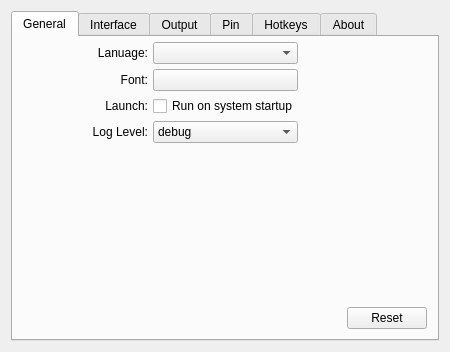
<?xml version="1.0" encoding="UTF-8"?>
<ui version="4.0">
 <class>PrefManage</class>
 <widget class="QWidget" name="PrefManage">
  <property name="geometry">
   <rect>
    <x>0</x>
    <y>0</y>
    <width>450</width>
    <height>347</height>
   </rect>
  </property>
  <property name="minimumSize">
   <size>
    <width>450</width>
    <height>0</height>
   </size>
  </property>
  <property name="windowTitle">
   <string>Flipped Preferences</string>
  </property>
  <layout class="QHBoxLayout" name="horizontalLayout_15">
   <item>
    <widget class="QTabWidget" name="tabWidget">
     <property name="enabled">
      <bool>true</bool>
     </property>
     <property name="tabShape">
      <enum>QTabWidget::Rounded</enum>
     </property>
     <property name="currentIndex">
      <number>0</number>
     </property>
     <widget class="QWidget" name="tabGeneral">
      <attribute name="title">
       <string>General</string>
      </attribute>
      <layout class="QHBoxLayout" name="horizontalLayout_2">
       <property name="spacing">
        <number>0</number>
       </property>
       <property name="leftMargin">
        <number>0</number>
       </property>
       <property name="topMargin">
        <number>0</number>
       </property>
       <property name="rightMargin">
        <number>0</number>
       </property>
       <property name="bottomMargin">
        <number>0</number>
       </property>
       <item>
        <layout class="QGridLayout" name="gridLayout" rowstretch="1,1,1,1,3,0" columnstretch="5,1,5">
         <property name="leftMargin">
          <number>10</number>
         </property>
         <property name="topMargin">
          <number>5</number>
         </property>
         <property name="rightMargin">
          <number>10</number>
         </property>
         <property name="bottomMargin">
          <number>10</number>
         </property>
         <property name="spacing">
          <number>5</number>
         </property>
         <item row="2" column="1">
          <widget class="QCheckBox" name="cbAutoRun">
           <property name="text">
            <string>Run on system startup</string>
           </property>
          </widget>
         </item>
         <item row="0" column="2">
          <spacer name="horizontalSpacer">
           <property name="orientation">
            <enum>Qt::Horizontal</enum>
           </property>
           <property name="sizeHint" stdset="0">
            <size>
             <width>40</width>
             <height>20</height>
            </size>
           </property>
          </spacer>
         </item>
         <item row="0" column="0">
          <widget class="QLabel" name="label">
           <property name="text">
            <string>Lanuage:</string>
           </property>
           <property name="alignment">
            <set>Qt::AlignRight|Qt::AlignTrailing|Qt::AlignVCenter</set>
           </property>
          </widget>
         </item>
         <item row="3" column="0">
          <widget class="QLabel" name="label_4">
           <property name="text">
            <string>Log Level:</string>
           </property>
           <property name="alignment">
            <set>Qt::AlignRight|Qt::AlignTrailing|Qt::AlignVCenter</set>
           </property>
          </widget>
         </item>
         <item row="3" column="1">
          <widget class="QComboBox" name="cbLogLevel">
           <item>
            <property name="text">
             <string>debug</string>
            </property>
           </item>
           <item>
            <property name="text">
             <string>trace</string>
            </property>
           </item>
           <item>
            <property name="text">
             <string>info</string>
            </property>
           </item>
           <item>
            <property name="text">
             <string>warn</string>
            </property>
           </item>
           <item>
            <property name="text">
             <string>error</string>
            </property>
           </item>
           <item>
            <property name="text">
             <string>critical</string>
            </property>
           </item>
           <item>
            <property name="text">
             <string>off</string>
            </property>
           </item>
          </widget>
         </item>
         <item row="1" column="1">
          <widget class="QPushButton" name="btnFont">
           <property name="styleSheet">
            <string notr="true">text-align: left</string>
           </property>
           <property name="text">
            <string/>
           </property>
          </widget>
         </item>
         <item row="2" column="0">
          <widget class="QLabel" name="label_3">
           <property name="text">
            <string>Launch:</string>
           </property>
           <property name="alignment">
            <set>Qt::AlignRight|Qt::AlignTrailing|Qt::AlignVCenter</set>
           </property>
          </widget>
         </item>
         <item row="0" column="1">
          <widget class="QComboBox" name="cbLanuage"/>
         </item>
         <item row="1" column="0">
          <widget class="QLabel" name="label_2">
           <property name="text">
            <string>Font:</string>
           </property>
           <property name="alignment">
            <set>Qt::AlignRight|Qt::AlignTrailing|Qt::AlignVCenter</set>
           </property>
          </widget>
         </item>
         <item row="4" column="1">
          <spacer name="verticalSpacer">
           <property name="orientation">
            <enum>Qt::Vertical</enum>
           </property>
           <property name="sizeHint" stdset="0">
            <size>
             <width>20</width>
             <height>40</height>
            </size>
           </property>
          </spacer>
         </item>
         <item row="5" column="0" colspan="3">
          <layout class="QHBoxLayout" name="horizontalLayout" stretch="7,0">
           <property name="spacing">
            <number>0</number>
           </property>
           <item>
            <spacer name="horizontalSpacer_2">
             <property name="orientation">
              <enum>Qt::Horizontal</enum>
             </property>
             <property name="sizeHint" stdset="0">
              <size>
               <width>40</width>
               <height>20</height>
              </size>
             </property>
            </spacer>
           </item>
           <item>
            <widget class="QPushButton" name="generalReset">
             <property name="text">
              <string>Reset</string>
             </property>
            </widget>
           </item>
          </layout>
         </item>
        </layout>
       </item>
      </layout>
     </widget>
     <widget class="QWidget" name="tabInterface">
      <attribute name="title">
       <string>Interface</string>
      </attribute>
      <layout class="QHBoxLayout" name="horizontalLayout_4">
       <property name="spacing">
        <number>0</number>
       </property>
       <property name="leftMargin">
        <number>0</number>
       </property>
       <property name="topMargin">
        <number>0</number>
       </property>
       <property name="rightMargin">
        <number>0</number>
       </property>
       <property name="bottomMargin">
        <number>0</number>
       </property>
       <item>
        <layout class="QGridLayout" name="interfaceLayout" rowstretch="0,0,0,0,0,0,0,0,0,0,0,0" columnstretch="7,3,4">
         <property name="leftMargin">
          <number>10</number>
         </property>
         <property name="topMargin">
          <number>5</number>
         </property>
         <property name="rightMargin">
          <number>10</number>
         </property>
         <property name="bottomMargin">
          <number>10</number>
         </property>
         <property name="spacing">
          <number>5</number>
         </property>
         <item row="0" column="0">
          <widget class="QLabel" name="label_5">
           <property name="text">
            <string>Border Style:</string>
           </property>
           <property name="alignment">
            <set>Qt::AlignRight|Qt::AlignTrailing|Qt::AlignVCenter</set>
           </property>
          </widget>
         </item>
         <item row="6" column="0" colspan="3">
          <widget class="Line" name="line_2">
           <property name="orientation">
            <enum>Qt::Horizontal</enum>
           </property>
          </widget>
         </item>
         <item row="3" column="0" colspan="3">
          <widget class="Line" name="line">
           <property name="maximumSize">
            <size>
             <width>16777215</width>
             <height>3</height>
            </size>
           </property>
           <property name="orientation">
            <enum>Qt::Horizontal</enum>
           </property>
          </widget>
         </item>
         <item row="0" column="1">
          <widget class="QComboBox" name="cbBorderStyle"/>
         </item>
         <item row="2" column="1">
          <widget class="QSpinBox" name="spBorderWidth">
           <property name="maximum">
            <number>100</number>
           </property>
          </widget>
         </item>
         <item row="9" column="1">
          <widget class="QCheckBox" name="cbAutoCopy2clipboard">
           <property name="text">
            <string>Auto copy to clipboard</string>
           </property>
           <property name="checked">
            <bool>false</bool>
           </property>
          </widget>
         </item>
         <item row="2" column="0">
          <widget class="QLabel" name="label_6">
           <property name="text">
            <string>Border Width:</string>
           </property>
           <property name="alignment">
            <set>Qt::AlignRight|Qt::AlignTrailing|Qt::AlignVCenter</set>
           </property>
          </widget>
         </item>
         <item row="4" column="0">
          <widget class="QLabel" name="label_7">
           <property name="text">
            <string>Crosshair Color:</string>
           </property>
           <property name="alignment">
            <set>Qt::AlignRight|Qt::AlignTrailing|Qt::AlignVCenter</set>
           </property>
          </widget>
         </item>
         <item row="11" column="0" colspan="3">
          <layout class="QHBoxLayout" name="horizontalLayout_3" stretch="7,0">
           <property name="spacing">
            <number>0</number>
           </property>
           <item>
            <spacer name="horizontalSpacer_3">
             <property name="orientation">
              <enum>Qt::Horizontal</enum>
             </property>
             <property name="sizeHint" stdset="0">
              <size>
               <width>40</width>
               <height>20</height>
              </size>
             </property>
            </spacer>
           </item>
           <item>
            <widget class="QPushButton" name="interfaceReset">
             <property name="text">
              <string>Reset</string>
             </property>
            </widget>
           </item>
          </layout>
         </item>
         <item row="0" column="2">
          <spacer name="horizontalSpacer_4">
           <property name="orientation">
            <enum>Qt::Horizontal</enum>
           </property>
           <property name="sizeHint" stdset="0">
            <size>
             <width>40</width>
             <height>20</height>
            </size>
           </property>
          </spacer>
         </item>
         <item row="5" column="1">
          <widget class="QSpinBox" name="spCrosshairWidth">
           <property name="maximum">
            <number>100</number>
           </property>
          </widget>
         </item>
         <item row="1" column="0">
          <widget class="QLabel" name="label_8">
           <property name="text">
            <string>Border Color</string>
           </property>
           <property name="alignment">
            <set>Qt::AlignRight|Qt::AlignTrailing|Qt::AlignVCenter</set>
           </property>
          </widget>
         </item>
         <item row="10" column="1">
          <spacer name="verticalSpacer_2">
           <property name="orientation">
            <enum>Qt::Vertical</enum>
           </property>
           <property name="sizeHint" stdset="0">
            <size>
             <width>20</width>
             <height>40</height>
            </size>
           </property>
          </spacer>
         </item>
         <item row="7" column="1">
          <widget class="QCheckBox" name="cbAutoDetectWindows">
           <property name="text">
            <string>Auto detect windows</string>
           </property>
           <property name="checked">
            <bool>false</bool>
           </property>
          </widget>
         </item>
         <item row="8" column="1">
          <widget class="QCheckBox" name="cbCrosshair">
           <property name="text">
            <string>Crosshair</string>
           </property>
          </widget>
         </item>
         <item row="5" column="0">
          <widget class="QLabel" name="label_9">
           <property name="text">
            <string>Crosshair Width:</string>
           </property>
           <property name="alignment">
            <set>Qt::AlignRight|Qt::AlignTrailing|Qt::AlignVCenter</set>
           </property>
          </widget>
         </item>
        </layout>
       </item>
      </layout>
     </widget>
     <widget class="QWidget" name="tabOutput">
      <attribute name="title">
       <string>Output</string>
      </attribute>
      <layout class="QHBoxLayout" name="horizontalLayout_8">
       <property name="spacing">
        <number>0</number>
       </property>
       <property name="leftMargin">
        <number>0</number>
       </property>
       <property name="topMargin">
        <number>0</number>
       </property>
       <property name="rightMargin">
        <number>0</number>
       </property>
       <property name="bottomMargin">
        <number>0</number>
       </property>
       <item>
        <layout class="QGridLayout" name="gridLayout_3">
         <property name="leftMargin">
          <number>10</number>
         </property>
         <property name="topMargin">
          <number>5</number>
         </property>
         <property name="rightMargin">
          <number>10</number>
         </property>
         <property name="bottomMargin">
          <number>10</number>
         </property>
         <property name="spacing">
          <number>5</number>
         </property>
         <item row="0" column="0">
          <layout class="QHBoxLayout" name="horizontalLayout_5" stretch="1,1,2">
           <item>
            <widget class="QLabel" name="label_10">
             <property name="text">
              <string>Image quailty:</string>
             </property>
             <property name="alignment">
              <set>Qt::AlignLeading|Qt::AlignLeft|Qt::AlignVCenter</set>
             </property>
            </widget>
           </item>
           <item>
            <widget class="QSpinBox" name="sbImageQuailty">
             <property name="minimum">
              <number>-1</number>
             </property>
             <property name="maximum">
              <number>100</number>
             </property>
             <property name="value">
              <number>0</number>
             </property>
            </widget>
           </item>
           <item>
            <spacer name="horizontalSpacer_5">
             <property name="orientation">
              <enum>Qt::Horizontal</enum>
             </property>
             <property name="sizeHint" stdset="0">
              <size>
               <width>40</width>
               <height>20</height>
              </size>
             </property>
            </spacer>
           </item>
          </layout>
         </item>
         <item row="4" column="0">
          <layout class="QHBoxLayout" name="horizontalLayout_6" stretch="7,0">
           <property name="spacing">
            <number>0</number>
           </property>
           <item>
            <spacer name="horizontalSpacer_6">
             <property name="orientation">
              <enum>Qt::Horizontal</enum>
             </property>
             <property name="sizeHint" stdset="0">
              <size>
               <width>40</width>
               <height>20</height>
              </size>
             </property>
            </spacer>
           </item>
           <item>
            <widget class="QPushButton" name="outputReset">
             <property name="text">
              <string>Reset</string>
             </property>
            </widget>
           </item>
          </layout>
         </item>
         <item row="2" column="0">
          <widget class="QGroupBox" name="groupBox">
           <property name="title">
            <string>Path Save</string>
           </property>
           <layout class="QHBoxLayout" name="horizontalLayout_7">
            <item>
             <layout class="QGridLayout" name="gridLayout_4">
              <property name="horizontalSpacing">
               <number>5</number>
              </property>
              <property name="verticalSpacing">
               <number>3</number>
              </property>
              <item row="1" column="0" colspan="3">
               <widget class="QLineEdit" name="leFileName">
                <property name="text">
                 <string/>
                </property>
               </widget>
              </item>
              <item row="11" column="0" colspan="3">
               <widget class="QLineEdit" name="leAutoSave"/>
              </item>
              <item row="5" column="0" colspan="3">
               <widget class="QLineEdit" name="leConfig"/>
              </item>
              <item row="2" column="0">
               <spacer name="verticalSpacer_6">
                <property name="orientation">
                 <enum>Qt::Vertical</enum>
                </property>
                <property name="sizeHint" stdset="0">
                 <size>
                  <width>20</width>
                  <height>10</height>
                 </size>
                </property>
               </spacer>
              </item>
              <item row="7" column="0" colspan="2">
               <widget class="QCheckBox" name="cbQuickSave">
                <property name="text">
                 <string>Quick save</string>
                </property>
                <property name="checked">
                 <bool>false</bool>
                </property>
               </widget>
              </item>
              <item row="10" column="0" colspan="2">
               <widget class="QCheckBox" name="cbAutoSave">
                <property name="text">
                 <string>Auto save</string>
                </property>
               </widget>
              </item>
              <item row="0" column="0" colspan="2">
               <widget class="QLabel" name="label_12">
                <property name="text">
                 <string>File Name</string>
                </property>
                <property name="alignment">
                 <set>Qt::AlignLeading|Qt::AlignLeft|Qt::AlignVCenter</set>
                </property>
               </widget>
              </item>
              <item row="6" column="0">
               <spacer name="verticalSpacer_5">
                <property name="orientation">
                 <enum>Qt::Vertical</enum>
                </property>
                <property name="sizeHint" stdset="0">
                 <size>
                  <width>20</width>
                  <height>10</height>
                 </size>
                </property>
               </spacer>
              </item>
              <item row="8" column="0" colspan="3">
               <widget class="QLineEdit" name="leQuickSave"/>
              </item>
              <item row="3" column="0" colspan="2">
               <widget class="QLabel" name="label_11">
                <property name="text">
                 <string>Config</string>
                </property>
                <property name="alignment">
                 <set>Qt::AlignLeading|Qt::AlignLeft|Qt::AlignVCenter</set>
                </property>
               </widget>
              </item>
              <item row="9" column="0">
               <spacer name="verticalSpacer_3">
                <property name="orientation">
                 <enum>Qt::Vertical</enum>
                </property>
                <property name="sizeHint" stdset="0">
                 <size>
                  <width>20</width>
                  <height>10</height>
                 </size>
                </property>
               </spacer>
              </item>
              <item row="7" column="2">
               <widget class="QPushButton" name="btnQuickSave">
                <property name="maximumSize">
                 <size>
                  <width>80</width>
                  <height>16777215</height>
                 </size>
                </property>
                <property name="text">
                 <string>Select</string>
                </property>
               </widget>
              </item>
              <item row="10" column="2">
               <widget class="QPushButton" name="btnAutoSave">
                <property name="maximumSize">
                 <size>
                  <width>80</width>
                  <height>16777215</height>
                 </size>
                </property>
                <property name="text">
                 <string>Select</string>
                </property>
               </widget>
              </item>
              <item row="3" column="2">
               <widget class="QPushButton" name="btnConfig">
                <property name="maximumSize">
                 <size>
                  <width>80</width>
                  <height>16777215</height>
                 </size>
                </property>
                <property name="text">
                 <string>Select</string>
                </property>
               </widget>
              </item>
             </layout>
            </item>
           </layout>
          </widget>
         </item>
         <item row="3" column="0">
          <spacer name="verticalSpacer_7">
           <property name="orientation">
            <enum>Qt::Vertical</enum>
           </property>
           <property name="sizeHint" stdset="0">
            <size>
             <width>20</width>
             <height>10</height>
            </size>
           </property>
          </spacer>
         </item>
         <item row="1" column="0">
          <spacer name="verticalSpacer_8">
           <property name="orientation">
            <enum>Qt::Vertical</enum>
           </property>
           <property name="sizeHint" stdset="0">
            <size>
             <width>20</width>
             <height>10</height>
            </size>
           </property>
          </spacer>
         </item>
        </layout>
       </item>
      </layout>
     </widget>
     <widget class="QWidget" name="tabPin">
      <attribute name="title">
       <string>Pin</string>
      </attribute>
      <layout class="QHBoxLayout" name="horizontalLayout_10">
       <property name="spacing">
        <number>0</number>
       </property>
       <property name="leftMargin">
        <number>0</number>
       </property>
       <property name="topMargin">
        <number>0</number>
       </property>
       <property name="rightMargin">
        <number>0</number>
       </property>
       <property name="bottomMargin">
        <number>0</number>
       </property>
       <item>
        <layout class="QGridLayout" name="gridLayout_5" columnstretch="1,1,2,1">
         <property name="leftMargin">
          <number>10</number>
         </property>
         <property name="topMargin">
          <number>5</number>
         </property>
         <property name="rightMargin">
          <number>10</number>
         </property>
         <property name="bottomMargin">
          <number>10</number>
         </property>
         <property name="spacing">
          <number>5</number>
         </property>
         <item row="0" column="1">
          <widget class="QLabel" name="label_13">
           <property name="text">
            <string>Opacity:</string>
           </property>
           <property name="alignment">
            <set>Qt::AlignRight|Qt::AlignTrailing|Qt::AlignVCenter</set>
           </property>
          </widget>
         </item>
         <item row="1" column="1">
          <widget class="QLabel" name="label_14">
           <property name="text">
            <string>Maximum size:</string>
           </property>
           <property name="alignment">
            <set>Qt::AlignRight|Qt::AlignTrailing|Qt::AlignVCenter</set>
           </property>
          </widget>
         </item>
         <item row="1" column="2">
          <widget class="QSpinBox" name="sbMaxSize">
           <property name="maximumSize">
            <size>
             <width>80</width>
             <height>16777215</height>
            </size>
           </property>
           <property name="maximum">
            <number>100000</number>
           </property>
           <property name="singleStep">
            <number>50</number>
           </property>
           <property name="value">
            <number>0</number>
           </property>
          </widget>
         </item>
         <item row="0" column="2">
          <widget class="QSpinBox" name="sbOpacity">
           <property name="maximumSize">
            <size>
             <width>80</width>
             <height>16777215</height>
            </size>
           </property>
           <property name="suffix">
            <string>%</string>
           </property>
           <property name="maximum">
            <number>100</number>
           </property>
           <property name="singleStep">
            <number>10</number>
           </property>
          </widget>
         </item>
         <item row="0" column="3">
          <spacer name="horizontalSpacer_7">
           <property name="orientation">
            <enum>Qt::Horizontal</enum>
           </property>
           <property name="sizeHint" stdset="0">
            <size>
             <width>40</width>
             <height>20</height>
            </size>
           </property>
          </spacer>
         </item>
         <item row="2" column="1">
          <spacer name="verticalSpacer_9">
           <property name="orientation">
            <enum>Qt::Vertical</enum>
           </property>
           <property name="sizeHint" stdset="0">
            <size>
             <width>20</width>
             <height>40</height>
            </size>
           </property>
          </spacer>
         </item>
         <item row="0" column="0">
          <spacer name="horizontalSpacer_8">
           <property name="orientation">
            <enum>Qt::Horizontal</enum>
           </property>
           <property name="sizeHint" stdset="0">
            <size>
             <width>40</width>
             <height>20</height>
            </size>
           </property>
          </spacer>
         </item>
         <item row="3" column="0" colspan="4">
          <layout class="QHBoxLayout" name="horizontalLayout_9" stretch="7,0">
           <property name="spacing">
            <number>0</number>
           </property>
           <item>
            <spacer name="horizontalSpacer_9">
             <property name="orientation">
              <enum>Qt::Horizontal</enum>
             </property>
             <property name="sizeHint" stdset="0">
              <size>
               <width>40</width>
               <height>20</height>
              </size>
             </property>
            </spacer>
           </item>
           <item>
            <widget class="QPushButton" name="pinReset">
             <property name="text">
              <string>Reset</string>
             </property>
            </widget>
           </item>
          </layout>
         </item>
        </layout>
       </item>
      </layout>
     </widget>
     <widget class="QWidget" name="tabHotkeys">
      <attribute name="title">
       <string>Hotkeys</string>
      </attribute>
      <layout class="QHBoxLayout" name="horizontalLayout_12">
       <property name="spacing">
        <number>0</number>
       </property>
       <property name="leftMargin">
        <number>0</number>
       </property>
       <property name="topMargin">
        <number>0</number>
       </property>
       <property name="rightMargin">
        <number>0</number>
       </property>
       <property name="bottomMargin">
        <number>0</number>
       </property>
       <item>
        <layout class="QGridLayout" name="hotkeyLayout">
         <property name="leftMargin">
          <number>10</number>
         </property>
         <property name="topMargin">
          <number>5</number>
         </property>
         <property name="rightMargin">
          <number>10</number>
         </property>
         <property name="bottomMargin">
          <number>10</number>
         </property>
         <property name="spacing">
          <number>5</number>
         </property>
         <item row="4" column="0" colspan="4">
          <layout class="QHBoxLayout" name="horizontalLayout_11" stretch="7,0">
           <property name="spacing">
            <number>0</number>
           </property>
           <item>
            <spacer name="horizontalSpacer_11">
             <property name="orientation">
              <enum>Qt::Horizontal</enum>
             </property>
             <property name="sizeHint" stdset="0">
              <size>
               <width>40</width>
               <height>20</height>
              </size>
             </property>
            </spacer>
           </item>
           <item>
            <widget class="QPushButton" name="hotkeysReset">
             <property name="text">
              <string>Reset</string>
             </property>
            </widget>
           </item>
          </layout>
         </item>
         <item row="0" column="0">
          <spacer name="horizontalSpacer_14">
           <property name="orientation">
            <enum>Qt::Horizontal</enum>
           </property>
           <property name="sizeHint" stdset="0">
            <size>
             <width>15</width>
             <height>20</height>
            </size>
           </property>
          </spacer>
         </item>
         <item row="3" column="1">
          <spacer name="verticalSpacer_10">
           <property name="orientation">
            <enum>Qt::Vertical</enum>
           </property>
           <property name="sizeHint" stdset="0">
            <size>
             <width>13</width>
             <height>20</height>
            </size>
           </property>
          </spacer>
         </item>
         <item row="0" column="1">
          <widget class="QLabel" name="label_17">
           <property name="text">
            <string>Capture:</string>
           </property>
           <property name="alignment">
            <set>Qt::AlignRight|Qt::AlignTrailing|Qt::AlignVCenter</set>
           </property>
          </widget>
         </item>
         <item row="0" column="3">
          <spacer name="horizontalSpacer_15">
           <property name="orientation">
            <enum>Qt::Horizontal</enum>
           </property>
           <property name="sizeHint" stdset="0">
            <size>
             <width>15</width>
             <height>20</height>
            </size>
           </property>
          </spacer>
         </item>
         <item row="1" column="1">
          <widget class="QLabel" name="label_16">
           <property name="text">
            <string>Delay capture:</string>
           </property>
           <property name="alignment">
            <set>Qt::AlignRight|Qt::AlignTrailing|Qt::AlignVCenter</set>
           </property>
          </widget>
         </item>
         <item row="2" column="1">
          <widget class="QLabel" name="label_15">
           <property name="text">
            <string>Full screen capture:</string>
           </property>
           <property name="alignment">
            <set>Qt::AlignRight|Qt::AlignTrailing|Qt::AlignVCenter</set>
           </property>
          </widget>
         </item>
         <item row="3" column="2">
          <spacer name="horizontalSpacer_10">
           <property name="orientation">
            <enum>Qt::Horizontal</enum>
           </property>
           <property name="sizeHint" stdset="0">
            <size>
             <width>13</width>
             <height>17</height>
            </size>
           </property>
          </spacer>
         </item>
        </layout>
       </item>
      </layout>
     </widget>
     <widget class="QWidget" name="tabAbout">
      <attribute name="title">
       <string>About</string>
      </attribute>
      <layout class="QVBoxLayout" name="verticalLayout_2" stretch="5,1,3,4">
       <property name="spacing">
        <number>5</number>
       </property>
       <property name="leftMargin">
        <number>10</number>
       </property>
       <property name="topMargin">
        <number>5</number>
       </property>
       <property name="rightMargin">
        <number>10</number>
       </property>
       <property name="bottomMargin">
        <number>10</number>
       </property>
       <item>
        <layout class="QHBoxLayout" name="horizontalLayout_14" stretch="0,10,0">
         <property name="spacing">
          <number>5</number>
         </property>
         <item>
          <spacer name="horizontalSpacer_12">
           <property name="orientation">
            <enum>Qt::Horizontal</enum>
           </property>
           <property name="sizeHint" stdset="0">
            <size>
             <width>40</width>
             <height>20</height>
            </size>
           </property>
          </spacer>
         </item>
         <item>
          <layout class="QGridLayout" name="gridLayout_8">
           <item row="2" column="1" colspan="2">
            <widget class="QLabel" name="label_30">
             <property name="text">
              <string>Copyright © 2023 &lt;a style='color: green;' href=https://github.com/XMuli&gt; XMuli&lt;/a&gt;</string>
             </property>
             <property name="openExternalLinks">
              <bool>true</bool>
             </property>
             <property name="textInteractionFlags">
              <set>Qt::LinksAccessibleByMouse</set>
             </property>
            </widget>
           </item>
           <item row="0" column="1">
            <widget class="QLabel" name="label_27">
             <property name="font">
              <font>
               <pointsize>18</pointsize>
              </font>
             </property>
             <property name="text">
              <string>&lt;a style=&quot;color: black;&quot; style=&quot;text-decoration:none;&quot;  href=https://github.com/XMuli/FlippedPackage&gt;FLIPPED&lt;/a&gt;</string>
             </property>
             <property name="scaledContents">
              <bool>false</bool>
             </property>
             <property name="openExternalLinks">
              <bool>true</bool>
             </property>
             <property name="textInteractionFlags">
              <set>Qt::LinksAccessibleByMouse</set>
             </property>
            </widget>
           </item>
           <item row="1" column="1" colspan="2">
            <widget class="QLabel" name="labVersion">
             <property name="text">
              <string/>
             </property>
             <property name="textInteractionFlags">
              <set>Qt::LinksAccessibleByMouse</set>
             </property>
            </widget>
           </item>
           <item row="0" column="0" rowspan="3">
            <widget class="QLabel" name="labLogo">
             <property name="text">
              <string/>
             </property>
             <property name="pixmap">
              <pixmap resource="../Resources.qrc">:/resources/Logo.png</pixmap>
             </property>
             <property name="alignment">
              <set>Qt::AlignCenter</set>
             </property>
             <property name="openExternalLinks">
              <bool>false</bool>
             </property>
            </widget>
           </item>
           <item row="3" column="0" colspan="3">
            <widget class="QLabel" name="label_29">
             <property name="text">
              <string>simple and beautiful cross-platform screenshot software.</string>
             </property>
             <property name="alignment">
              <set>Qt::AlignCenter</set>
             </property>
            </widget>
           </item>
          </layout>
         </item>
         <item>
          <spacer name="horizontalSpacer_13">
           <property name="orientation">
            <enum>Qt::Horizontal</enum>
           </property>
           <property name="sizeHint" stdset="0">
            <size>
             <width>40</width>
             <height>20</height>
            </size>
           </property>
          </spacer>
         </item>
        </layout>
       </item>
       <item>
        <spacer name="verticalSpacer_11">
         <property name="orientation">
          <enum>Qt::Vertical</enum>
         </property>
         <property name="sizeHint" stdset="0">
          <size>
           <width>13</width>
           <height>23</height>
          </size>
         </property>
        </spacer>
       </item>
       <item>
        <widget class="QGroupBox" name="groupBox_2">
         <property name="title">
          <string>About</string>
         </property>
         <layout class="QHBoxLayout" name="horizontalLayout_13">
          <item>
           <layout class="QGridLayout" name="gridLayout_7" columnstretch="1,0,1,2,1">
            <item row="1" column="0">
             <widget class="QLabel" name="label_18">
              <property name="text">
               <string>Feedback</string>
              </property>
              <property name="alignment">
               <set>Qt::AlignCenter</set>
              </property>
             </widget>
            </item>
            <item row="2" column="2">
             <widget class="QLabel" name="labQt">
              <property name="text">
               <string>QT</string>
              </property>
              <property name="alignment">
               <set>Qt::AlignCenter</set>
              </property>
             </widget>
            </item>
            <item row="0" column="3">
             <widget class="QLabel" name="label_23">
              <property name="text">
               <string>iCancely</string>
              </property>
              <property name="alignment">
               <set>Qt::AlignLeading|Qt::AlignLeft|Qt::AlignVCenter</set>
              </property>
             </widget>
            </item>
            <item row="1" column="3">
             <widget class="QLabel" name="label_20">
              <property name="text">
               <string>&lt;a style=&quot;color: green;&quot; href=&quot;https://qm.qq.com/cgi-bin/qm/qr?k=jsD03QzMohGZm0TqYAFh3BvKOpCGlTcT&amp;jump_from=webapi&amp;authKey=DMUwiCQ6ta95PoH8JmtZ+Jz9y7Ozg3yinEsxmm92rNXZRVeMPD7NRgjU+dmUI8Xu&quot;&gt;418103279</string>
              </property>
              <property name="textFormat">
               <enum>Qt::RichText</enum>
              </property>
              <property name="alignment">
               <set>Qt::AlignLeading|Qt::AlignLeft|Qt::AlignVCenter</set>
              </property>
              <property name="openExternalLinks">
               <bool>true</bool>
              </property>
              <property name="textInteractionFlags">
               <set>Qt::LinksAccessibleByMouse|Qt::TextSelectableByMouse</set>
              </property>
             </widget>
            </item>
            <item row="0" column="0">
             <widget class="QLabel" name="label_21">
              <property name="text">
               <string>Acknowledgements</string>
              </property>
              <property name="alignment">
               <set>Qt::AlignCenter</set>
              </property>
             </widget>
            </item>
            <item row="2" column="3">
             <widget class="QLabel" name="labQHotkey">
              <property name="text">
               <string>QHotkey</string>
              </property>
              <property name="alignment">
               <set>Qt::AlignLeading|Qt::AlignLeft|Qt::AlignVCenter</set>
              </property>
             </widget>
            </item>
            <item row="2" column="0">
             <widget class="QLabel" name="labLicenses">
              <property name="text">
               <string>Licenses</string>
              </property>
              <property name="alignment">
               <set>Qt::AlignCenter</set>
              </property>
             </widget>
            </item>
            <item row="0" column="1" rowspan="3">
             <widget class="Line" name="line_3">
              <property name="orientation">
               <enum>Qt::Vertical</enum>
              </property>
             </widget>
            </item>
            <item row="0" column="2">
             <widget class="QLabel" name="label_22">
              <property name="text">
               <string>UI Design:</string>
              </property>
              <property name="alignment">
               <set>Qt::AlignCenter</set>
              </property>
             </widget>
            </item>
            <item row="1" column="2">
             <widget class="QLabel" name="label_19">
              <property name="text">
               <string>QQ Group:</string>
              </property>
              <property name="alignment">
               <set>Qt::AlignCenter</set>
              </property>
             </widget>
            </item>
            <item row="1" column="4">
             <spacer name="horizontalSpacer_16">
              <property name="orientation">
               <enum>Qt::Horizontal</enum>
              </property>
              <property name="sizeHint" stdset="0">
               <size>
                <width>40</width>
                <height>20</height>
               </size>
              </property>
             </spacer>
            </item>
           </layout>
          </item>
         </layout>
        </widget>
       </item>
       <item>
        <spacer name="verticalSpacer_13">
         <property name="orientation">
          <enum>Qt::Vertical</enum>
         </property>
         <property name="sizeHint" stdset="0">
          <size>
           <width>20</width>
           <height>40</height>
          </size>
         </property>
        </spacer>
       </item>
      </layout>
     </widget>
    </widget>
   </item>
  </layout>
 </widget>
 <resources>
  <include location="../Resources.qrc"/>
 </resources>
 <connections/>
</ui>
